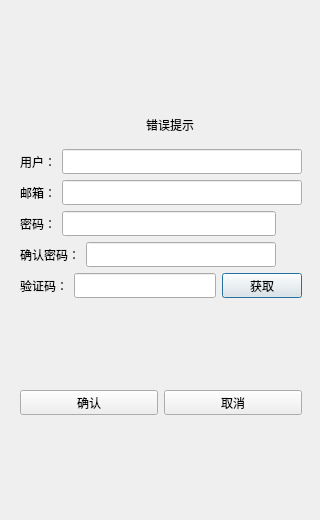
<?xml version="1.0" encoding="UTF-8"?>
<ui version="4.0">
 <class>RegisterDialog</class>
 <widget class="QDialog" name="RegisterDialog">
  <property name="geometry">
   <rect>
    <x>0</x>
    <y>0</y>
    <width>320</width>
    <height>520</height>
   </rect>
  </property>
  <property name="minimumSize">
   <size>
    <width>320</width>
    <height>520</height>
   </size>
  </property>
  <property name="maximumSize">
   <size>
    <width>320</width>
    <height>520</height>
   </size>
  </property>
  <property name="windowTitle">
   <string>Dialog</string>
  </property>
  <layout class="QVBoxLayout" name="verticalLayout_2">
   <item>
    <layout class="QVBoxLayout" name="verticalLayout">
     <property name="leftMargin">
      <number>0</number>
     </property>
     <property name="topMargin">
      <number>0</number>
     </property>
     <property name="rightMargin">
      <number>0</number>
     </property>
     <property name="bottomMargin">
      <number>0</number>
     </property>
     <item>
      <widget class="QStackedWidget" name="stackedWidget">
       <property name="minimumSize">
        <size>
         <width>300</width>
         <height>500</height>
        </size>
       </property>
       <property name="maximumSize">
        <size>
         <width>320</width>
         <height>520</height>
        </size>
       </property>
       <property name="currentIndex">
        <number>0</number>
       </property>
       <widget class="QWidget" name="page">
        <layout class="QVBoxLayout" name="verticalLayout_3">
         <item>
          <spacer name="verticalSpacer_3">
           <property name="orientation">
            <enum>Qt::Vertical</enum>
           </property>
           <property name="sizeHint" stdset="0">
            <size>
             <width>20</width>
             <height>40</height>
            </size>
           </property>
          </spacer>
         </item>
         <item>
          <widget class="QWidget" name="widget" native="true">
           <property name="minimumSize">
            <size>
             <width>300</width>
             <height>0</height>
            </size>
           </property>
           <layout class="QVBoxLayout" name="verticalLayout_4">
            <item>
             <widget class="QLabel" name="err_tip">
              <property name="text">
               <string>错误提示</string>
              </property>
              <property name="alignment">
               <set>Qt::AlignCenter</set>
              </property>
             </widget>
            </item>
           </layout>
          </widget>
         </item>
         <item>
          <layout class="QHBoxLayout" name="horizontalLayout">
           <item>
            <widget class="QLabel" name="user_lable">
             <property name="minimumSize">
              <size>
               <width>0</width>
               <height>25</height>
              </size>
             </property>
             <property name="maximumSize">
              <size>
               <width>16777215</width>
               <height>25</height>
              </size>
             </property>
             <property name="text">
              <string>用户：</string>
             </property>
            </widget>
           </item>
           <item>
            <widget class="QLineEdit" name="user_edit">
             <property name="minimumSize">
              <size>
               <width>0</width>
               <height>25</height>
              </size>
             </property>
             <property name="maximumSize">
              <size>
               <width>16777215</width>
               <height>25</height>
              </size>
             </property>
            </widget>
           </item>
          </layout>
         </item>
         <item>
          <layout class="QHBoxLayout" name="horizontalLayout_2">
           <item>
            <widget class="QLabel" name="email_label">
             <property name="minimumSize">
              <size>
               <width>0</width>
               <height>25</height>
              </size>
             </property>
             <property name="maximumSize">
              <size>
               <width>16777215</width>
               <height>25</height>
              </size>
             </property>
             <property name="text">
              <string>邮箱：</string>
             </property>
            </widget>
           </item>
           <item>
            <widget class="QLineEdit" name="email_edit">
             <property name="minimumSize">
              <size>
               <width>0</width>
               <height>25</height>
              </size>
             </property>
             <property name="maximumSize">
              <size>
               <width>16777215</width>
               <height>25</height>
              </size>
             </property>
            </widget>
           </item>
          </layout>
         </item>
         <item>
          <layout class="QHBoxLayout" name="horizontalLayout_3">
           <item>
            <widget class="QLabel" name="pass_label">
             <property name="minimumSize">
              <size>
               <width>0</width>
               <height>25</height>
              </size>
             </property>
             <property name="maximumSize">
              <size>
               <width>16777215</width>
               <height>25</height>
              </size>
             </property>
             <property name="text">
              <string>密码：</string>
             </property>
            </widget>
           </item>
           <item>
            <widget class="QLineEdit" name="pass_edit">
             <property name="minimumSize">
              <size>
               <width>0</width>
               <height>25</height>
              </size>
             </property>
             <property name="maximumSize">
              <size>
               <width>16777215</width>
               <height>25</height>
              </size>
             </property>
            </widget>
           </item>
           <item>
            <widget class="ClickedLabel" name="pass_visible">
             <property name="minimumSize">
              <size>
               <width>20</width>
               <height>20</height>
              </size>
             </property>
             <property name="maximumSize">
              <size>
               <width>20</width>
               <height>20</height>
              </size>
             </property>
             <property name="text">
              <string/>
             </property>
            </widget>
           </item>
          </layout>
         </item>
         <item>
          <layout class="QHBoxLayout" name="horizontalLayout_4">
           <item>
            <widget class="QLabel" name="confirm_label">
             <property name="minimumSize">
              <size>
               <width>0</width>
               <height>25</height>
              </size>
             </property>
             <property name="maximumSize">
              <size>
               <width>16777215</width>
               <height>25</height>
              </size>
             </property>
             <property name="text">
              <string>确认密码：</string>
             </property>
            </widget>
           </item>
           <item>
            <widget class="QLineEdit" name="confirm_edit">
             <property name="minimumSize">
              <size>
               <width>0</width>
               <height>25</height>
              </size>
             </property>
             <property name="maximumSize">
              <size>
               <width>16777215</width>
               <height>25</height>
              </size>
             </property>
            </widget>
           </item>
           <item>
            <widget class="ClickedLabel" name="confirm_visible">
             <property name="minimumSize">
              <size>
               <width>20</width>
               <height>20</height>
              </size>
             </property>
             <property name="maximumSize">
              <size>
               <width>20</width>
               <height>20</height>
              </size>
             </property>
             <property name="text">
              <string/>
             </property>
            </widget>
           </item>
          </layout>
         </item>
         <item>
          <layout class="QHBoxLayout" name="horizontalLayout_5">
           <item>
            <widget class="QLabel" name="verify_label">
             <property name="minimumSize">
              <size>
               <width>0</width>
               <height>25</height>
              </size>
             </property>
             <property name="maximumSize">
              <size>
               <width>16777215</width>
               <height>25</height>
              </size>
             </property>
             <property name="text">
              <string>验证码：</string>
             </property>
            </widget>
           </item>
           <item>
            <widget class="QLineEdit" name="verify_edit">
             <property name="minimumSize">
              <size>
               <width>0</width>
               <height>25</height>
              </size>
             </property>
             <property name="maximumSize">
              <size>
               <width>16777215</width>
               <height>25</height>
              </size>
             </property>
            </widget>
           </item>
           <item>
            <widget class="TimerBtn" name="get_code">
             <property name="minimumSize">
              <size>
               <width>0</width>
               <height>25</height>
              </size>
             </property>
             <property name="maximumSize">
              <size>
               <width>16777215</width>
               <height>25</height>
              </size>
             </property>
             <property name="text">
              <string>获取</string>
             </property>
            </widget>
           </item>
          </layout>
         </item>
         <item>
          <spacer name="verticalSpacer_2">
           <property name="orientation">
            <enum>Qt::Vertical</enum>
           </property>
           <property name="sizeHint" stdset="0">
            <size>
             <width>20</width>
             <height>40</height>
            </size>
           </property>
          </spacer>
         </item>
         <item>
          <layout class="QHBoxLayout" name="horizontalLayout_6">
           <item>
            <widget class="QPushButton" name="sure_btn">
             <property name="minimumSize">
              <size>
               <width>0</width>
               <height>25</height>
              </size>
             </property>
             <property name="maximumSize">
              <size>
               <width>16777215</width>
               <height>25</height>
              </size>
             </property>
             <property name="text">
              <string>确认</string>
             </property>
            </widget>
           </item>
           <item>
            <widget class="QPushButton" name="cancel_btn">
             <property name="minimumSize">
              <size>
               <width>0</width>
               <height>25</height>
              </size>
             </property>
             <property name="maximumSize">
              <size>
               <width>16777215</width>
               <height>25</height>
              </size>
             </property>
             <property name="text">
              <string>取消</string>
             </property>
            </widget>
           </item>
          </layout>
         </item>
         <item>
          <spacer name="verticalSpacer">
           <property name="orientation">
            <enum>Qt::Vertical</enum>
           </property>
           <property name="sizeHint" stdset="0">
            <size>
             <width>20</width>
             <height>40</height>
            </size>
           </property>
          </spacer>
         </item>
        </layout>
       </widget>
       <widget class="QWidget" name="page_2">
        <layout class="QVBoxLayout" name="verticalLayout_5">
         <item>
          <spacer name="verticalSpacer_4">
           <property name="orientation">
            <enum>Qt::Vertical</enum>
           </property>
           <property name="sizeHint" stdset="0">
            <size>
             <width>20</width>
             <height>40</height>
            </size>
           </property>
          </spacer>
         </item>
         <item>
          <widget class="QLabel" name="tip_lb">
           <property name="text">
            <string>注册成功，5s后返回登陆界面</string>
           </property>
           <property name="alignment">
            <set>Qt::AlignCenter</set>
           </property>
          </widget>
         </item>
         <item>
          <widget class="QLabel" name="tip2_lb">
           <property name="text">
            <string>点击返回按钮立即返回登陆界面</string>
           </property>
           <property name="alignment">
            <set>Qt::AlignCenter</set>
           </property>
          </widget>
         </item>
         <item>
          <spacer name="verticalSpacer_5">
           <property name="orientation">
            <enum>Qt::Vertical</enum>
           </property>
           <property name="sizeHint" stdset="0">
            <size>
             <width>20</width>
             <height>40</height>
            </size>
           </property>
          </spacer>
         </item>
         <item>
          <widget class="QWidget" name="widget_2" native="true">
           <layout class="QHBoxLayout" name="horizontalLayout_7">
            <item>
             <spacer name="horizontalSpacer">
              <property name="orientation">
               <enum>Qt::Horizontal</enum>
              </property>
              <property name="sizeHint" stdset="0">
               <size>
                <width>40</width>
                <height>20</height>
               </size>
              </property>
             </spacer>
            </item>
            <item>
             <widget class="QPushButton" name="return_btn">
              <property name="text">
               <string>返回</string>
              </property>
             </widget>
            </item>
            <item>
             <spacer name="horizontalSpacer_2">
              <property name="orientation">
               <enum>Qt::Horizontal</enum>
              </property>
              <property name="sizeHint" stdset="0">
               <size>
                <width>40</width>
                <height>20</height>
               </size>
              </property>
             </spacer>
            </item>
           </layout>
          </widget>
         </item>
         <item>
          <spacer name="verticalSpacer_6">
           <property name="orientation">
            <enum>Qt::Vertical</enum>
           </property>
           <property name="sizeHint" stdset="0">
            <size>
             <width>20</width>
             <height>40</height>
            </size>
           </property>
          </spacer>
         </item>
        </layout>
       </widget>
      </widget>
     </item>
    </layout>
   </item>
  </layout>
 </widget>
 <customwidgets>
  <customwidget>
   <class>TimerBtn</class>
   <extends>QPushButton</extends>
   <header>timerbtn.h</header>
  </customwidget>
  <customwidget>
   <class>ClickedLabel</class>
   <extends>QLabel</extends>
   <header>clickedlabel.h</header>
  </customwidget>
 </customwidgets>
 <resources/>
 <connections/>
</ui>
